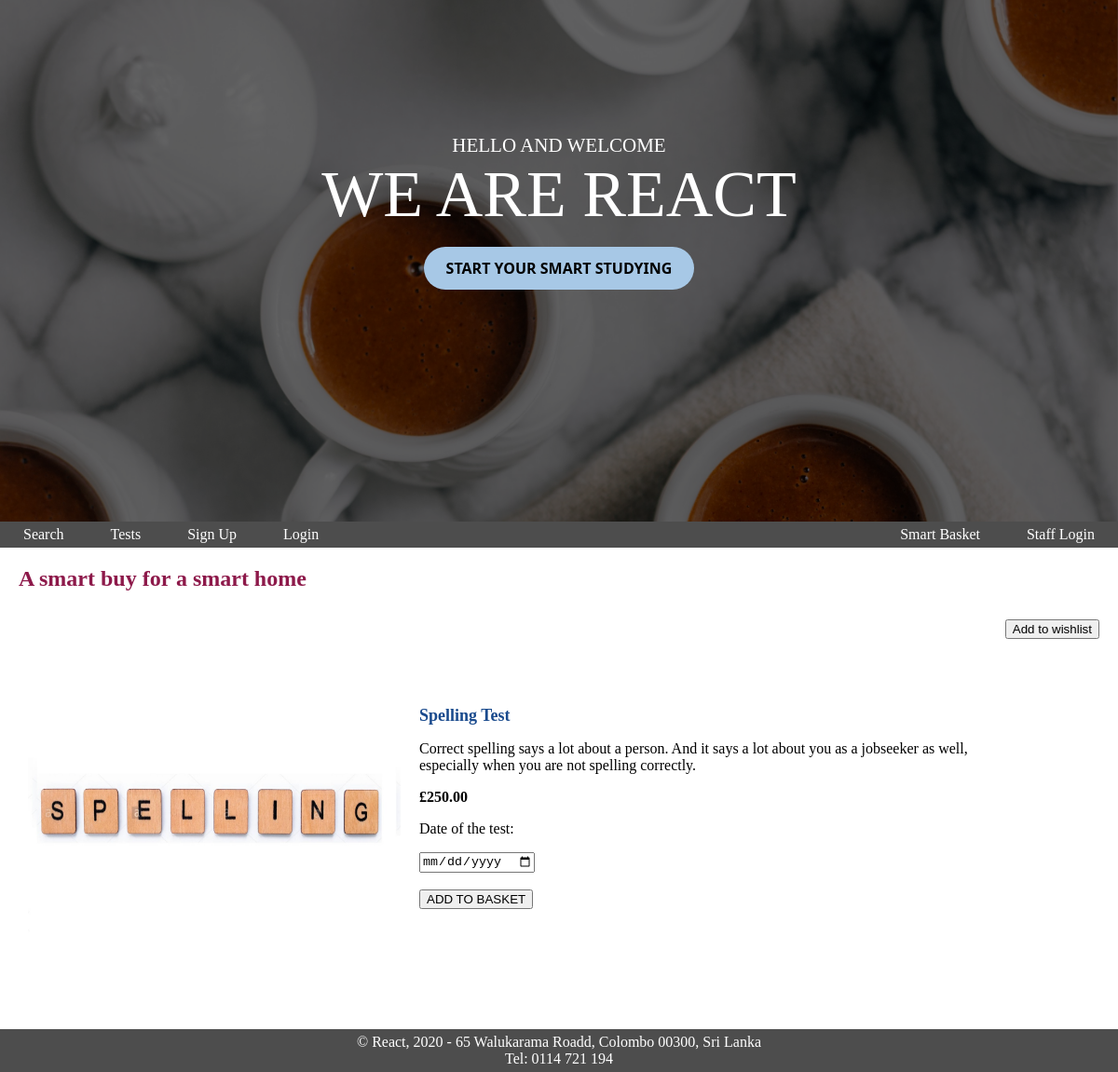
The app's page /prodbuy.php?u_prod_id=1&view=yes with its own data.
### tables this page shows
CREATE TABLE IF NOT EXISTS tests (
    testId INT(4) NOT NULL AUTO_INCREMENT,
    testName VARCHAR(30) NOT NULL,
    testPicNameSmall VARCHAR(100) NOT NULL,
    testPicNameLarge VARCHAR(100) NOT NULL,
    testDescripShort VARCHAR(1000) NULL,
    testDescripLong VARCHAR(3000) NULL,
    testPrice DECIMAL(6, 2) NOT NULL,
    CONSTRAINT proid_product_pk PRIMARY KEY (testId),
    CONSTRAINT prodname_product_unique UNIQUE (testName)
  );

### prodbuy.php (the view, shortened to what this page needs)
<?php
include("db.php");
$pagename = "A smart buy for a smart home";
echo "<link rel=stylesheet type=text/css href=mystylesheet.css>";
echo "<body>";
include("detectlogin.php");
echo "<h4>" . $pagename . "</h4>";
if (!isset($_SESSION["user_type"]) || $_SESSION["user_type"] != "Administrator") {
    $prodid = $_GET['u_prod_id'];
    $SQL = "select testId, testName, testPicNameLarge, testDescripLong, testPrice from tests WHERE testId='" . $prodid . "';";
    $exeSQL = mysqli_query($conn, $SQL) or die(mysqli_error("Error"));
    echo "<table style='border: 0px'>";
    while ($arrayp = mysqli_fetch_array($exeSQL)) {
        if (isset($_GET['view'])) {
            $toView = $_GET['view'];
            if ($toView == "yes") {
                echo "<br><form action=prodbuy.php?u_prod_id=" . $prodid . " method=post>";
                echo "<input style='float: right' type=submit value='Add to wishlist'>";
                echo "</form>";
            }
        }
        echo "<tr>";
        echo "<td style='border: 0px'>";
        echo "<img src=images/" . $arrayp['testPicNameLarge'] . " height=400 width=400>";
        echo "</td>";
        echo "<td style='border: 0px'>";
        echo "<p><h5>" . $arrayp['testName'] . "</h5>";
        echo "<p>" . $arrayp['testDescripLong'] . "</p>";
        echo "<b><p>&pound;" . $arrayp['testPrice'] . "</p></b>";
        echo "<p>Date of the test: ";
        echo "<form action=shoppingcart.php method=post>";
        echo "<input type='date' name='testDate'>";
        echo "<br/>";
        echo "<br/>";
        echo "<input type=submit value='ADD TO BASKET'>";
        echo "</form>";
        echo "</td>";
        echo "</tr>";
    }
    echo "</table>";
} else {
    echo "Only Customers can buy tests";
}
echo "</body>";

### mystylesheet.css (style rules this page uses)
body { background-image: url("background_img.png"); }
#navigation { float: left; width: 100%; background: #4d4d4d; }
#navigation ul { margin: 0; padding: 0; }
#navigation ul li { list-style-type: none; display: inline; }
#navigation li a { display: block; float: left; padding: 5px 25px; color: #FFF; text-decoration: none; border-right: 0px solid#fff; }
#content { clear: left; padding: 20px; }
#content h4 { color:#8d194a; font-size: 24; margin: 0 0 .5em; }
#content h5 { color:#194a8d; font-size: 18; margin: 0 0 .5em; }
#footer { background:#4d4d4d; text-align: center; padding: 5px; color: #fff; }
table, th, td { border-collapse: collapse; border: 2px solid #4a8d19; }
td { padding:10px; text-align:left; color:#000000; }
html, body { height: 100vh; width: 100%; background-image: url("background_img.png"); padding: 0; margin: 0; }
.background { position: relative; text-align: center; color: white; height: 70%; width: 100%; background-image: url(./images/homepage.jpg); background-size: cover; overflow: hidden; background-repeat: no-repeat; background-attachment: fixed; }
.background-layer { background: rgba(0, 0, 0, 0.6); height: 100%; }
.brandname { position: absolute; color: #000000; text-align: center; font-family: Teen, Futura; color: #fff; margin-top: 0%; font-size: 70px; width: 100%; }
.brandtext { font-size: 21px; margin: 0%; text-align: center; padding: 12% 10% 0% 10%; font-family: grotesk, Futura; font-weight: normal; color: #fff; }
.button { border: none; color: black; border-radius: 30px; padding: 1% 2%; text-align: center; text-decoration: none; display: inline-block; font-size: 16px; margin-top: 8%; cursor: pointer; transition-duration: 0.4s; font-family: "Segoe UI", Tahoma, Geneva, Verdana, sans-serif; font-weight: bold; }
.brand-button { background: #a7c8e6; }

### records on screen
tests: testPicNameLarge (picture), testName "Spelling Test", testDescripLong "Correct spelling says a lot about a person. And it says a lot about you as a jobseeker as well, especially when you are not spelling correctly.", testPrice "250.00"

### other values on screen
$pagename "A smart buy for a smart home"
